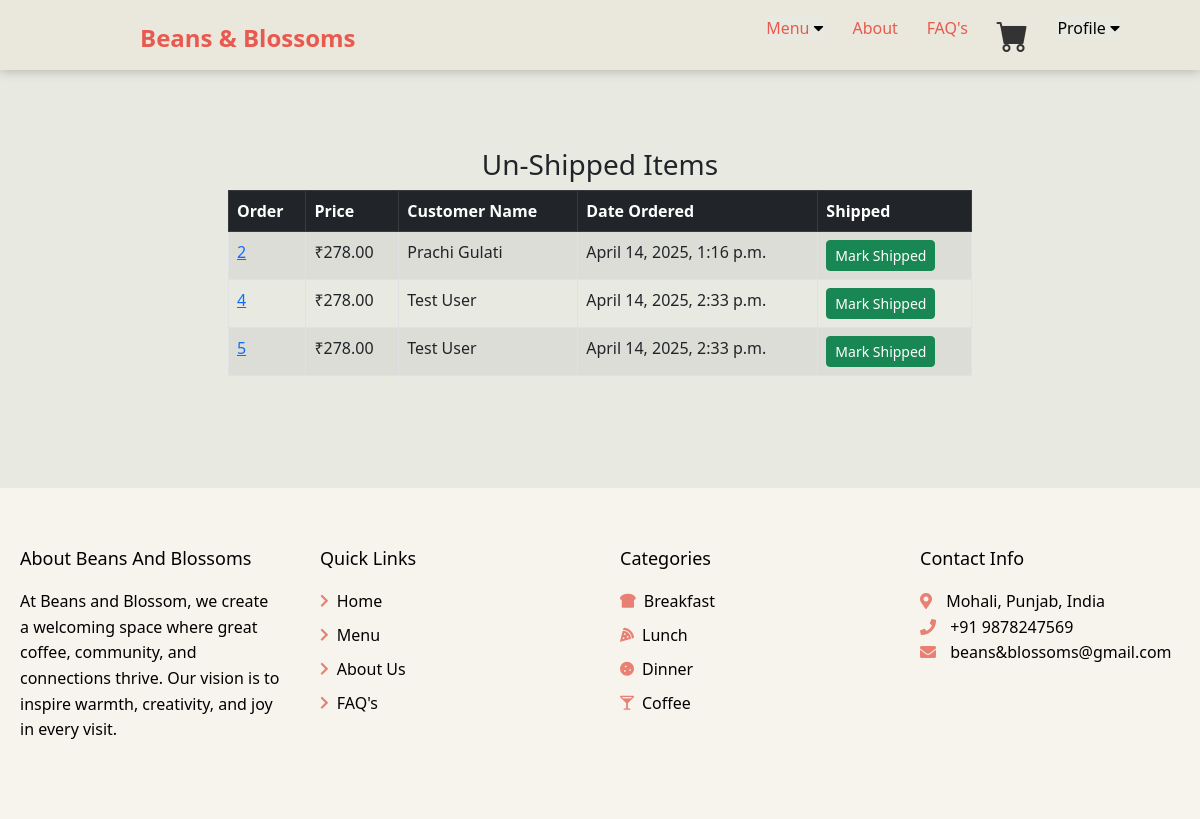
Screenshot of /cart/not_shipped_dash (signed in) with the database file from the repository.
### cart/models.py (models this page shows, shortened)
class Order(models.Model):
	user = models.ForeignKey(User, on_delete=models.CASCADE, null=True, blank=True)
	full_name = models.CharField(max_length=250)
	email = models.EmailField(max_length=250)
	shipping_address = models.TextField(max_length=15000)
	amount_paid = models.DecimalField(max_digits=7, decimal_places=2)
	date_ordered = models.DateTimeField(auto_now_add=True)
	shipped = models.BooleanField(default=False)
	date_shipped = models.DateTimeField(blank=True, null=True)

### cart/views.py (the view, shortened to what this page needs)
# urls.py: path('not_shipped_dash', views.not_shipped_dash, name="not_shipped_dash"),
def not_shipped_dash(request):
	if request.user.is_authenticated and request.user.is_superuser:
		orders = Order.objects.filter(shipped=False)
		return render(request, "not_shipped_dash.html", {"orders":orders})
	else:
		messages.success(request, "Access Denied")
		return redirect('home')

### cart/context_processors.py (called while the page is built)
def cart(request):
    return {'cart': Cart(request)}

### cart/templates/not_shipped_dash.html (shortened to what this page needs)
{% extends 'base.html' %}
{% block content %}
<section style="margin-top: 100px;">
        <div class="container">
        	<div class="row">
        		<center>
        			<div class="col-8">
        				<br/><br/>
<h3>Un-Shipped Items</h3>
<table class="table table-striped table-hover table-bordered">
  <thead class="table-dark">
    <tr>
      <th scope="col">Order</th>
      <th scope="col">Price</th>
      <th scope="col">Customer Name</th>
      <th scope="col">Date Ordered</th>
      <th scope="col">Shipped</th>
    </tr>
  </thead>
  <tbody>
  	{% for item in orders %}
    <tr>
      <td><a href="{% url 'orders' item.id %}">{{ item.id }}</a></td>
      <td>₹{{ item.amount_paid }}</td>
      <td>{{ item.full_name }}</td>
      <td>{{ item.date_ordered }}</td>
      <td>
        <form method="POST">
          <button type="Submit" class="btn btn-success btn-sm">Mark Shipped</button>
        </form>
      </td>
    </tr>
    {% endfor %}
  </tbody>
</table>
<br/><br/>
<br/><br/>
        			</div>
        		</center>
        	</div>
        </div>
      </section>
{% endblock %}

### main/templates/base.html (style rules this page uses)
* { margin: 0; padding: 0; box-sizing: border-box; }
body { background-color: #E8E9E1; }

### rows the page displays
Order: id "2", amount_paid "278.00", full_name "Prachi Gulati", date_ordered "April 14, 2025, 1:16 p.m."
Order: id "4", amount_paid "278.00", full_name "Test User", date_ordered "April 14, 2025, 2:33 p.m."
Order: id "5", amount_paid "278.00", full_name "Test User", date_ordered "April 14, 2025, 2:33 p.m."
